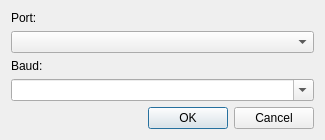
<?xml version="1.0" encoding="UTF-8"?>
<ui version="4.0">
 <class>ConnectDlg</class>
 <widget class="QDialog" name="ConnectDlg">
  <property name="geometry">
   <rect>
    <x>0</x>
    <y>0</y>
    <width>325</width>
    <height>135</height>
   </rect>
  </property>
  <property name="windowTitle">
   <string>Dialog</string>
  </property>
  <layout class="QVBoxLayout" name="verticalLayout_3">
   <item>
    <layout class="QVBoxLayout" name="verticalLayout">
     <item>
      <widget class="QLabel" name="label">
       <property name="text">
        <string>Port:</string>
       </property>
      </widget>
     </item>
     <item>
      <widget class="QComboBox" name="cbPortList"/>
     </item>
    </layout>
   </item>
   <item>
    <layout class="QVBoxLayout" name="verticalLayout_2">
     <item>
      <widget class="QLabel" name="label_2">
       <property name="text">
        <string>Baud:</string>
       </property>
      </widget>
     </item>
     <item>
      <widget class="QComboBox" name="cbBaudList">
       <property name="editable">
        <bool>true</bool>
       </property>
      </widget>
     </item>
    </layout>
   </item>
   <item>
    <widget class="QDialogButtonBox" name="buttonBox">
     <property name="orientation">
      <enum>Qt::Horizontal</enum>
     </property>
     <property name="standardButtons">
      <set>QDialogButtonBox::Cancel|QDialogButtonBox::Ok</set>
     </property>
    </widget>
   </item>
  </layout>
 </widget>
 <tabstops>
  <tabstop>cbPortList</tabstop>
  <tabstop>cbBaudList</tabstop>
  <tabstop>buttonBox</tabstop>
 </tabstops>
 <resources/>
 <connections>
  <connection>
   <sender>buttonBox</sender>
   <signal>accepted()</signal>
   <receiver>ConnectDlg</receiver>
   <slot>accept()</slot>
   <hints>
    <hint type="sourcelabel">
     <x>248</x>
     <y>254</y>
    </hint>
    <hint type="destinationlabel">
     <x>157</x>
     <y>274</y>
    </hint>
   </hints>
  </connection>
  <connection>
   <sender>buttonBox</sender>
   <signal>rejected()</signal>
   <receiver>ConnectDlg</receiver>
   <slot>reject()</slot>
   <hints>
    <hint type="sourcelabel">
     <x>316</x>
     <y>260</y>
    </hint>
    <hint type="destinationlabel">
     <x>286</x>
     <y>274</y>
    </hint>
   </hints>
  </connection>
 </connections>
</ui>
